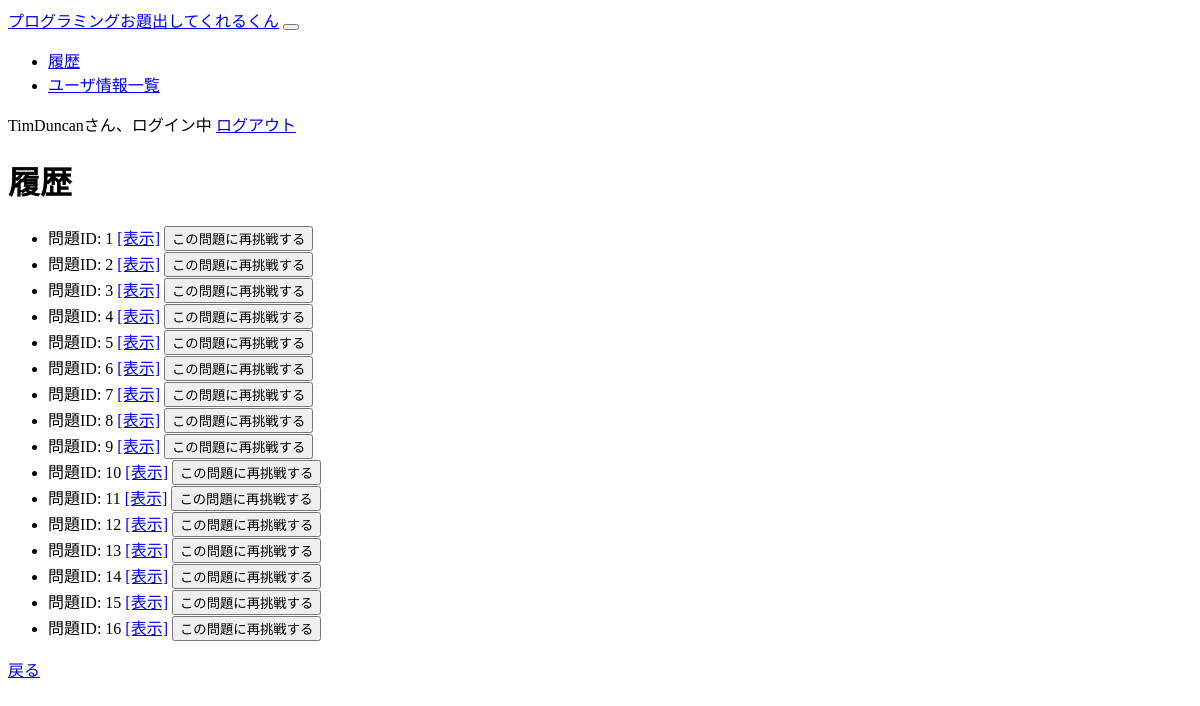
Before: /presentation/history (signed in) with the older database file.
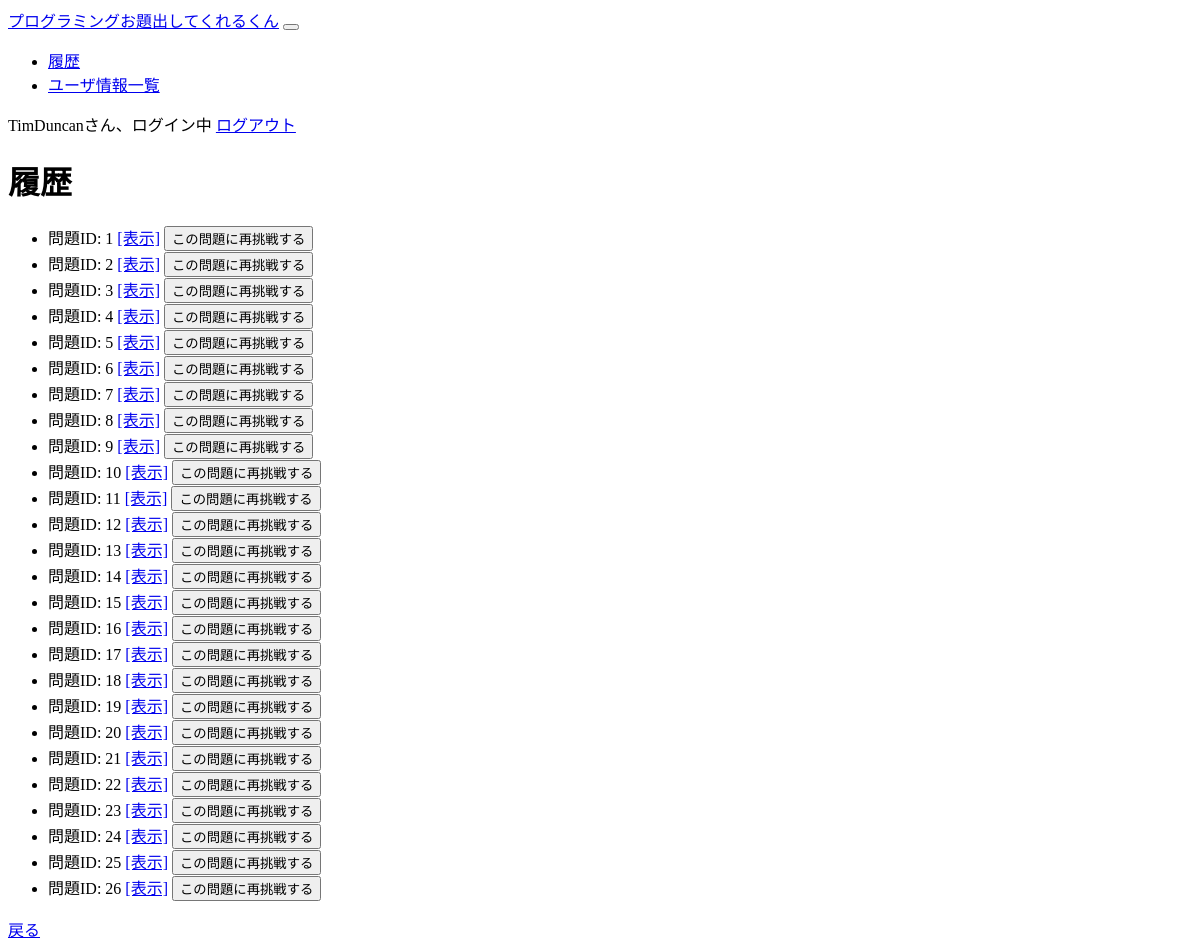
After: the same page with the newer database file.
### models.py (models this page shows, shortened)
class User(db.Model, UserMixin):
    __tablename__ = "account" # テーブル名
    user_id = db.Column(db.Integer, primary_key=True, autoincrement=True) # ID(PK)
    user_name = db.Column(db.String(30), unique=True, nullable=False) # ユーザ名
    email = db.Column(db.String(50), unique=True, nullable=False)
    password = db.Column(db.String(30), nullable=False) # パスワード
    is_admin = db.Column(db.Boolean, default=True, nullable=False) # 管理者権限の有無
    sign_up_date = db.Column(db.DateTime, server_default=db.func.now()) # 登録日

class Submissions(db.Model):
    __tablename__ = "submissions" # テーブル名
    submission_id = db.Column(db.Integer, primary_key=True, autoincrement=True) # ID(PK)
    user_id = db.Column(db.Integer, db.ForeignKey('account.user_id'), nullable=False) # ユーザID(FK)
    create_date = db.Column(db.DateTime, server_default=db.func.now()) # 作成日
    problem_text = db.Column(db.Text, nullable=False) # 問題文
    user_code = db.Column(db.Text) # ユーザ回答
    review = db.Column(db.Text) # レビュー
    reference_solution = db.Column(db.Text) # 参考解答
    difficulty = db.Column(db.String(20)) # 難易度
    language = db.Column(db.String(20)) # 言語

### presentation/views.py (the view)
@presentation_bp.route("/history")
@login_required
def show_history():
    problem_history = Submissions.query.filter_by(user_id=current_user.user_id).all()
    return render_template('presentation/history.html', problem_history=problem_history)

### app.py (called while the page is built)
@login_manaagaer.user_loader
def load_user(user_id):
    return User.query.get(int(user_id))

### templates/presentation/history.html
{% extends "base.html" %}
{% block content %}
    <h1>履歴</h1>
    <ul>
    {% for history in problem_history %}
    <li>
        問題ID: {{ history.submission_id }}
        <a href="{{ url_for('presentation.show_upload', user_id=history.user_id, submission_id=history.submission_id) }}">[表示]</a>
        <form action="{{ url_for('presentation.reproduce_problem', submission_id=history.submission_id) }}" method="POST" style="display:inline;">
            <button type="submit">この問題に再挑戦する</button>
        </form>
    </li>
{% else %}
<p>空っぽっぽ</p>
    {% endfor %}
    </ul>
{% endblock content %}

### templates/base.html (shortened to what this page needs)
{% block header %}
    <head>
    </head>
{% endblock header %}
<body>
    {% if current_user.is_authenticated %}
        <nav>
            <div>
                <a href="{{ url_for('presentation.presentation') }}">プログラミングお題出してくれるくん</a>
                <button>
                </button>
                <div>
                    <ul>
                        <li>
                            <a class="nav-link" href="{{ url_for('presentation.show_history') }}">履歴</a>
                        </li>
                        <li>
                            {% if current_user.is_admin %}
                                <a class="nav-link" href="{{ url_for('auth.show_user_list') }}">ユーザ情報一覧</a>
                            {% endif %}
                        </li>
                    </ul>
                </div>
                <div>
                    <span>{{ current_user.user_name }}さん、ログイン中</span>
                    <a href="{{ url_for('auth.logout') }}">ログアウト</a>
                </div>
            </div>
        </nav>
    {% endif %}
    <div>
        {% block content %}{% endblock content %}
        <a href="{{ url_for('presentation.presentation') }}">戻る</a>
    </div>
</body>
</html>

Changed rows visible on the page:
added Submissions: submission_id "17"
added Submissions: submission_id "18"
added Submissions: submission_id "19"
added Submissions: submission_id "20"
added Submissions: submission_id "21"
added Submissions: submission_id "22"
added Submissions: submission_id "23"
added Submissions: submission_id "24"
added Submissions: submission_id "25"
added Submissions: submission_id "26"
